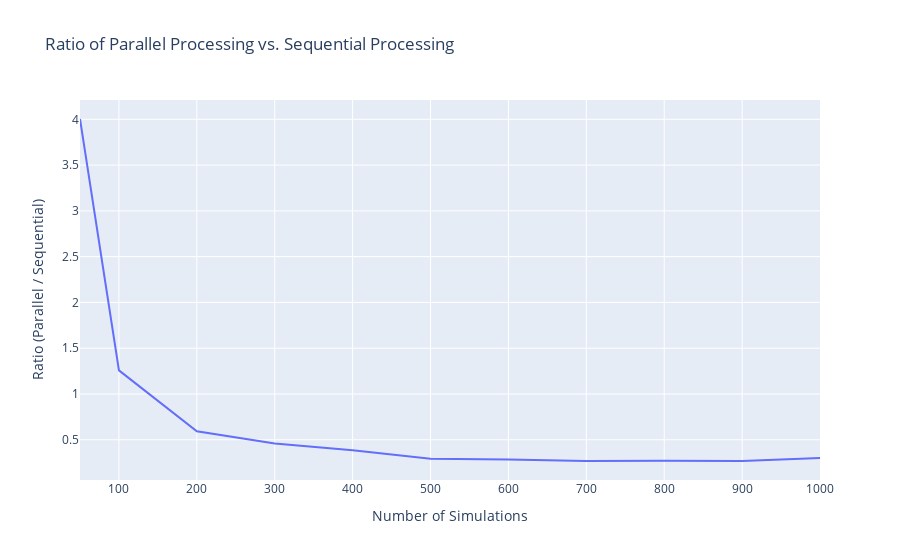

Notebook code cell kept with this figure:
### Code cell
import plotly.graph_objects as go
num_simulations=[50,100,200,300,400,500,600,700,800,900,1000]
num_processes=4
times1=[]
times2=[]
for num in num_simulations:
    rngs2=np.random.randint(0, 1000, num)
    start=timeit.default_timer()
    with Pool(processes=num_processes) as pool:
        r=pool.starmap(defs.markov, [(A,rho,num,rng) for rng in rngs2] )
    end=timeit.default_timer()
    print(end-start)
    times1.append(end-start)
    start=timeit.default_timer()
    for rng in rngs2:
        r=markov(rho,A,num,rng)
    end=timeit.default_timer()
    print(end-start)
    times2.append(end-start)

ratio=[times1[i]/times2[i] for i in range(len(times1))]
fig = go.Figure()
fig.add_trace(go.Scatter(x=num_simulations, y=ratio, mode='lines', name='Ratio'))

# Customize the layout of the plot
fig.update_layout(
    title='Ratio of Parallel Processing vs. Sequential Processing',
    xaxis_title='Number of Simulations',
    yaxis_title='Ratio (Parallel / Sequential)',
)

# Show the plot
fig.show()

### Figure 1 — Plotly figure (JSON) as saved in the notebook; plotly's stock layout.template omitted (floating-point values rounded to 4 significant figures)
{"data": [{"mode": "lines", "name": "Ratio", "type": "scatter", "x": [50, 100, 200, 300, 400, 500, 600, 700, 800, 900, 1000], "y": [4.003, 1.258, 0.5923, 0.4598, 0.3846, 0.2927, 0.2836, 0.2683, 0.2713, 0.2678, 0.301]}], "layout": {"title": {"text": "Ratio of Parallel Processing vs. Sequential Processing"}, "xaxis": {"title": {"text": "Number of Simulations"}}, "yaxis": {"title": {"text": "Ratio (Parallel / Sequential)"}}}}
